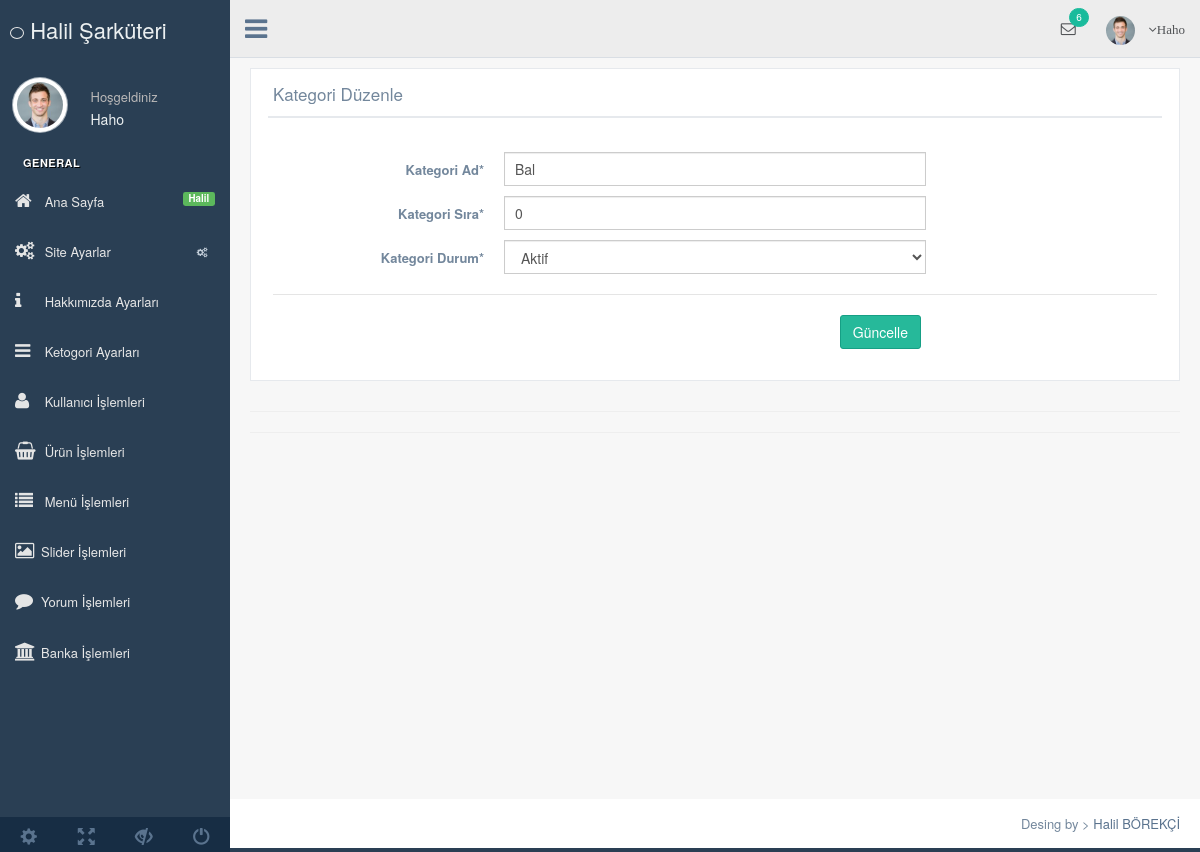
Screenshot of /nedmin/production/kategori-duzenle.php?kategori_id=1 (signed in) with the database file from the repository.
### tables this page shows
CREATE TABLE `kullanici` (
  `kullanici_id` int(11) NOT NULL,
  `kullanici_zaman` datetime NOT NULL DEFAULT current_timestamp(),
  `kullanici_resim` varchar(250) NOT NULL,
  `kullanici_tc` varchar(50) NOT NULL,
  `kullanici_ad` varchar(50) NOT NULL,
  `kullanici_mail` varchar(100) NOT NULL,
  `kullanici_gsm` varchar(50) NOT NULL,
  `kullanici_password` varchar(50) NOT NULL,
  `kullanici_adsoyad` varchar(50) NOT NULL,
  `kullanici_adres` varchar(250) NOT NULL,
  `kullanici_il` varchar(100) NOT NULL,
  `kullanici_ilce` varchar(100) NOT NULL,
  `kullanici_unvan` varchar(100) NOT NULL,
  `kullanici_yetki` varchar(50) NOT NULL,
  `kullanici_durum` int(1) NOT NULL
);

CREATE TABLE `kategori` (
  `kategori_id` int(11) NOT NULL,
  `kategori_ad` varchar(100) NOT NULL,
  `kategori_ust` int(2) NOT NULL,
  `kategori_seourl` varchar(250) NOT NULL,
  `kategori_sira` int(2) NOT NULL,
  `kategori_durum` enum('0','1') NOT NULL DEFAULT '1'
);

### nedmin/production/kategori-duzenle.php (the view, shortened to what this page needs)
<?php include
'header.php';
$kategorisor=$db->prepare("SELECT * FROM kategori where kategori_id=:id");
$kategorisor->execute(array(
 'id'=> $_GET['kategori_id']
));
$kategoricek=$kategorisor->fetch(PDO::FETCH_ASSOC);
?>
<div class="right_col" role="main">
  <div class="">
    <div class="row">
      <div class="col-md-12 col-sm-12 col-xs-12">
        <div class="x_panel">
          <div class="x_title">
            <h2>Kategori Düzenle </h2>
            <div class="clearfix"></div>
          </div>
          <div class="x_content">
            <br/>
            <form action="../netting/islem.php" method="POST" id="demo-form2" data-parsley-validate class="form-horizontal form-label-left">
              <div class="form-group">
                <label class="control-label col-md-3 col-sm-3 col-xs-12" for="first-name">Kategori Ad<span class="required">*</span>
                </label>
                <div class="col-md-6 col-sm-6 col-xs-12">
                  <input type="text" value="<?php echo $kategoricek['kategori_ad'] ?>" name="kategori_ad" id="first-name" required="required" class="form-control col-md-7 col-xs-12">
                </div>
              </div>
              <div class="form-group">
                <label class="control-label col-md-3 col-sm-3 col-xs-12" for="first-name">Kategori Sıra<span class="required">*</span>
                </label>
                <div class="col-md-6 col-sm-6 col-xs-12">
                  <input type="text" value="<?php echo $kategoricek['kategori_sira'] ?>" name="kategori_sira" id="first-name" required="required" class="form-control col-md-7 col-xs-12">
                </div>
              </div>
            <div class="form-group">
              <label class="control-label col-md-3 col-sm-3 col-xs-12" for="first-name">Kategori Durum<span class="required">*</span>
              </label>
              <div class="col-md-6 col-sm-6 col-xs-12">
               <select id="heard" class="form-control" name="kategori_durum" required>
                <option value="1" <?php echo $kategoricek['kategori_durum'] == '1' ? 'selected=""' : ''; ?>>Aktif</option>
              </select>
            </div>
          </div>
          <div class="ln_solid"></div>
          <div class="form-group">
            <div align="right" class="col-md-6 col-sm-6 col-xs-12 col-md-offset-3">
              <button type="submit" name="kategoriduzenle" class="btn btn-success">Güncelle</button>
            </div>
          </div>
        </form>
      </div>
    </div>
  </div>
</div>
<hr>
<hr>
</div>
</div>
<?php include 'footer.php'; ?>

### nedmin/production/header.php (shortened to what this page needs)
<?php
include '../netting/baglan.php';
$kullanicisor=$db->prepare("SELECT * FROM kullanici where kullanici_mail=:mail");
$kullanicisor->execute(array(
 'mail'=> $_SESSION['kullanici_mail']
));
$kullanicicek=$kullanicisor->fetch(PDO::FETCH_ASSOC);
?>
<!DOCTYPE html>
<html lang="en">
<head>
  <link href="../vendors/bootstrap/dist/css/bootstrap.min.css" rel="stylesheet">
  <link href="../vendors/font-awesome/css/font-awesome.min.css" rel="stylesheet">
  <link href="../vendors/nprogress/nprogress.css" rel="stylesheet">
  <link href="../vendors/iCheck/skins/flat/green.css" rel="stylesheet">
  <link href="../vendors/datatables.net-bs/css/dataTables.bootstrap.min.css" rel="stylesheet">
  <link href="../vendors/datatables.net-buttons-bs/css/buttons.bootstrap.min.css" rel="stylesheet">
  <link href="../vendors/datatables.net-fixedheader-bs/css/fixedHeader.bootstrap.min.css" rel="stylesheet">
  <link href="../vendors/datatables.net-responsive-bs/css/responsive.bootstrap.min.css" rel="stylesheet">
  <link href="../vendors/datatables.net-scroller-bs/css/scroller.bootstrap.min.css" rel="stylesheet">
  <link rel="stylesheet" href="../vendors/dropzone/dist/min/dropzone.min.css">
  <link href="../build/css/custom.min.css" rel="stylesheet">
</head>
<body class="nav-md">
  <div class="container body">
    <div class="main_container">
      <div class="col-md-3 left_col">
        <div class="left_col scroll-view">
          <div class="navbar nav_title" style="border: 0;">
            <a href="index.php" class="site_title"><i class="fa fa-dog"></i> <span>Halil Şarküteri</span></a>
          </div>
          <div class="profile clearfix">
            <div class="profile_pic">
              <img src="images/img.jpg" alt="..." class="img-circle profile_img">
            </div>
            <div class="profile_info">
              <span>Hoşgeldiniz</span>
              <h2><?php echo $kullanicicek['kullanici_adsoyad'] ?></h2>
            </div>
          </div>
          <br />
          <div id="sidebar-menu" class="main_menu_side hidden-print main_menu">
            <div class="menu_section">
              <h3>General</h3>
              <ul class="nav side-menu">
                <li><a href="index.php"><i class="fa fa-home"></i> Ana Sayfa <span class="label label-success pull-right">Halil</span></a></li>
                <li><a><i class="fa fa-cogs"></i> Site Ayarlar <span class="fa fa-cogs"></span></a>
                </li>
                <li><a href="hakkimizda.php?durum="><i class="fa fa-info"></i> Hakkımızda Ayarları </a></li>
                <li><a href="kategori.php?durum="><i class="fa fa-navicon"></i> Ketogori Ayarları </a></li>
                <li><a href="kullanici.php?durum="><i class="fa fa-user"></i> Kullanıcı İşlemleri</a></li>
                <li><a href="urun.php?durum="><i class="fa fa-shopping-basket"></i> Ürün İşlemleri</a></li>
                <li><a href="menu.php?durum="><i class="fa fa-list"></i> Menü İşlemleri</a></li>
                <li><a href="slider.php?durum="><i class="fa fa-image"></i>Slider İşlemleri</a></li>
                <li><a href="yorum.php?durum="><i class="fa fa-comment"></i>Yorum İşlemleri</a></li>
                <li><a href="banka.php?durum="><i class="fa fa-bank"></i>Banka İşlemleri</a></li>
              </ul>
            </div>
          </div>
          <div class="sidebar-footer hidden-small">
            <a data-toggle="tooltip" data-placement="top" title="Settings">
              <span class="glyphicon glyphicon-cog" aria-hidden="true"></span>
            </a>
            <a data-toggle="tooltip" data-placement="top" title="FullScreen">
              <span class="glyphicon glyphicon-fullscreen" aria-hidden="true"></span>
            </a>
            <a data-toggle="tooltip" data-placement="top" title="Lock">
              <span class="glyphicon glyphicon-eye-close" aria-hidden="true"></span>
            </a>
            <a data-toggle="tooltip" data-placement="top" title="Logout">
              <span class="glyphicon glyphicon-off" aria-hidden="true"></span>
            </a>
          </div>
        </div>
      </div>
      <div class="top_nav">
        <div class="nav_menu">
          <nav>
            <div class="nav toggle">
              <a id="menu_toggle"><i class="fa fa-bars"></i></a>
            </div>
            <ul class="nav navbar-nav navbar-right">
              <li class="">
                <a href="javascript:;" class="user-profile dropdown-toggle" data-toggle="dropdown" aria-expanded="false">
                  <img src="images/img.jpg" alt="">
                  <span class=" fa fa-angle-down"><?php echo $kullanicicek['kullanici_adsoyad']; ?></span>
                </a>
              </li>
              <li role="presentation" class="dropdown">
                <a href="javascript:;" class="dropdown-toggle info-number" data-toggle="dropdown" aria-expanded="false">
                  <i class="fa fa-envelope-o"></i>
                  <span class="badge bg-green">6</span>
                </a>
              </li>
            </ul>
          </nav>
        </div>
      </div>

### rows the page displays
kullanici: kullanici_adsoyad "Haho"
kategori: kategori_ad "Bal", kategori_sira "0", kategori_durum "Aktif"
